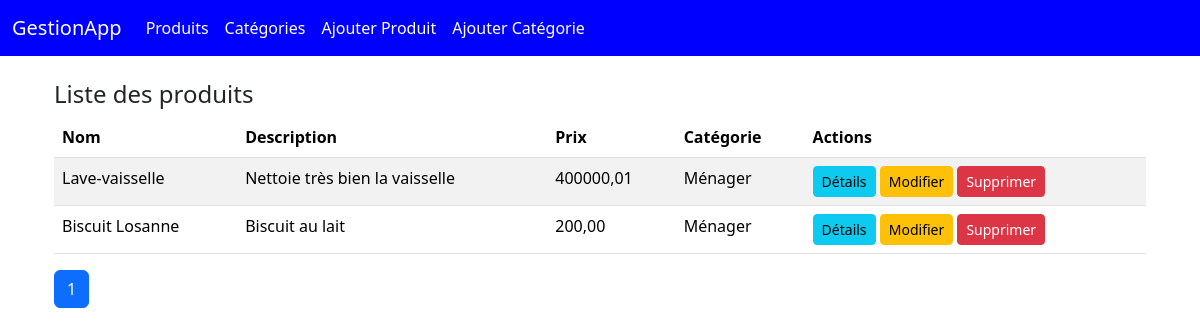
Page /produits/ on the committed database.
### gestionApp/models.py (models this page shows)
class Produit(models.Model):
    id = models.AutoField(primary_key=True)
    nom = models.CharField(max_length=100)
    description = models.TextField(blank=True, null=True)
    prix = models.DecimalField(max_digits=10, decimal_places=2)
    categorie = models.ForeignKey(Categorie, on_delete=models.CASCADE, related_name='produits')

class Categorie(models.Model):
    id = models.AutoField(primary_key=True)
    nom = models.CharField(max_length=100)
    description = models.TextField(blank=True, null=True)

### gestionApp/views.py (the view)
# urls.py: path("produits/", liste_produits, name="liste_produits"),
def liste_produits(request):
    produits = Produit.objects.all()
    paginator = Paginator(produits, 5)
    page_number = request.GET.get('page')
    page_obj = paginator.get_page(page_number)
    return render(request, 'home.html', {'page_obj': page_obj})

### gestionApp/templates/home.html (shortened to what this page needs)
{% extends "layout.html" %}
{% block content %}
<div class="container mt-4">
    <h1 class="fs-4">Liste des produits</h1>
    <table class="table table-striped">
        <thead>
            <tr>
                <th>Nom</th>
                <th>Description</th>
                <th>Prix</th>
                <th>Catégorie</th>
                <th>Actions</th>
            </tr>
        </thead>
        <tbody>
            {% for produit in page_obj %}
            <tr>
                <td>{{ produit.nom }}</td>
                <td>{{ produit.description }}</td>
                <td>{{ produit.prix }}</td>
                <td>{{ produit.categorie.nom }}</td>
                <td>
                    <a href="{% url 'detailProduit' produit.id %}" class="btn btn-info btn-sm">Détails</a>
                    <a href="{% url 'modifProduit' produit.id %}" class="btn btn-warning btn-sm">Modifier</a>
                    <a href="{% url 'supprProduit' produit.id %}" class="btn btn-danger btn-sm">Supprimer</a>
                </td>
            </tr>
            {% endfor %}
        </tbody>
    </table>
    <nav>
        <ul class="pagination">
            <li class="page-item active"><span class="page-link">{{ page_obj.number }}</span></li>
        </ul>
    </nav>
</div>
{% endblock %}

### templates/layout.html (shortened to what this page needs)
<!DOCTYPE html>
<html lang="fr">
<head>
    <link href="https://cdn.jsdelivr.net/npm/bootstrap@5.3.2/dist/css/bootstrap.min.css" rel="stylesheet">
</head>
<body>
    <nav class="navbar navbar-expand-lg navbar-custom">
        <div class="container-fluid">
            <a class="navbar-brand" href="{% url 'accueil' %}">GestionApp</a>
            <div class="collapse navbar-collapse" id="navbarNav">
                <ul class="navbar-nav me-auto">
                    <li class="nav-item"><a class="nav-link" href="{% url 'liste_produits' %}">Produits</a></li>
                    <li class="nav-item"><a class="nav-link" href="{% url 'liste_categories' %}">Catégories</a></li>
                    <li class="nav-item"><a class="nav-link" href="{% url 'ajoutProduit' %}">Ajouter Produit</a></li>
                    <li class="nav-item"><a class="nav-link" href="{% url 'ajoutCategorie' %}">Ajouter Catégorie</a></li>
                </ul>
            </div>
        </div>
    </nav>
    <main class="container mt-4">
        {% block content %}
        {% endblock %}
    </main>
</body>
</html>

### templates/layout.html (style rules this page uses)
.navbar-custom { background-color: blue; }
.navbar-custom .nav-link, .navbar-custom .navbar-brand { color: white; }

### rows in the picture
Produit: nom "Lave-vaisselle", description "Nettoie très bien la vaisselle", prix "400000,01", categorie.nom "Ménager"
Produit: nom "Biscuit Losanne", description "Biscuit au lait", prix "200,00", categorie.nom "Ménager"

### other values in the picture
{{ page_obj.number }} "1"
